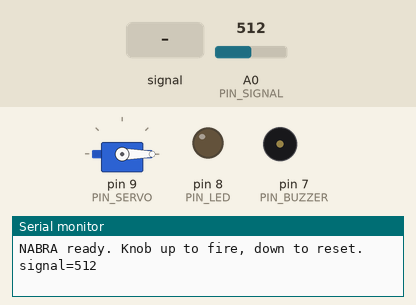
Bench run of a sketch on a simulated Arduino Uno, built with avr-gcc and run on an emulated ATmega328P. On the bench: servo, output pins drawn as LEDs (lit = HIGH), buzzer (waves = sounding, pin HIGH), the last lines printed to the serial monitor. The test bench sets the inputs (shaded band); at power-on: A0 (PIN_SIGNAL) = 512.

Above: at 1.2 s.
1.3 s: A0 (PIN_SIGNAL) fed a 2 Hz sine of ±306 counts around its level
At 1.68 s:
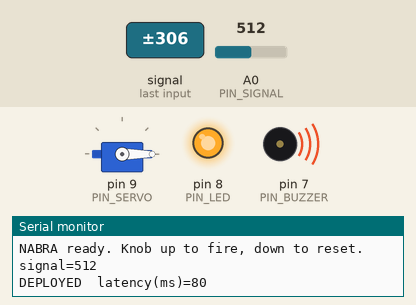
4.3 s: A0 (PIN_SIGNAL) set to 710
At 6.4 s:
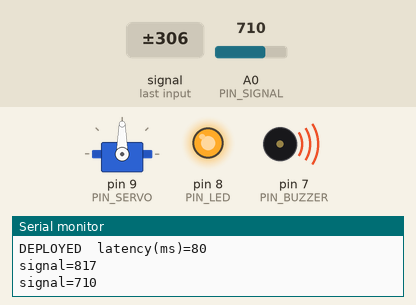
7.3 s: A0 (PIN_SIGNAL) set to 414
8.8 s: A0 (PIN_SIGNAL) set to 385
At 9.2 s:
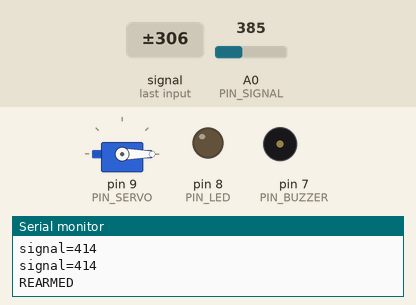
Timing chart, 0 to 11.3 s (numbered marks = the images above; inputs shaded):
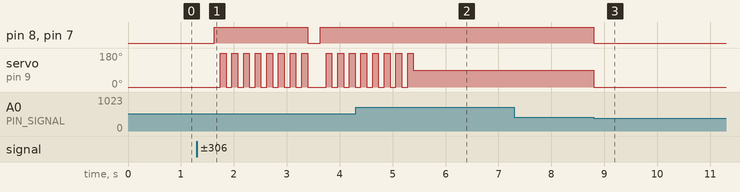

Measured:
- the behaviour switches between 400 and 399 on A0 (PIN_SIGNAL) (found by bisection; images 2 and 3)
- after the input at 1.3 s, pin 8 (PIN_LED), pin 7 (PIN_BUZZER): LOW → HIGH after 0.33 s, → LOW 1.8 s later, → HIGH 0.24 s later; servo on pin 9 (PIN_SERVO): 0° → 180° after 0.44 s, → 0° 0.11 s later, → 180° 0.11 s later, → 0° 0.11 s later, … (22 changes in this stretch)
- after the input at 4.3 s, pin 8 (PIN_LED), pin 7 (PIN_BUZZER): stays HIGH (without the input it goes to LOW after 1.1 s)
- after the input at 8.8 s, pin 8 (PIN_LED), pin 7 (PIN_BUZZER): HIGH → LOW at once; servo on pin 9 (PIN_SERVO): 90° → 0° at once

The sketch:

NABRA.ino
```cpp
/*
  NABRA - seizure-onset head/neck protection collar (prototype)

  Bench model of the deployment logic: a rising vital signal crosses a
  threshold, is confirmed over a short window, then the airbag servo deploys
  with an alert light and an alarm. When the signal drops back down the model
  auto-rearms and goes quiet, ready for the next event.

  This is a hackathon prototype for demonstration, not a certified medical device.

  Hardware (Arduino UNO):
    A0  potentiometer wiper   - stands in for the live vital signal
    D8  LED (+ 220 ohm)       - alert indicator
    D7  active buzzer         - alarm
    D9  SG90 servo signal     - airbag deploy

  On the bench, turn the knob up to fire and down to reset.
*/

#include <Servo.h>

const int PIN_SIGNAL = A0;   // vital signal (potentiometer on the bench model)
const int PIN_LED    = 8;    // alert indicator
const int PIN_BUZZER = 7;    // alarm (active buzzer)
const int PIN_SERVO  = 9;    // airbag servo

const int THRESHOLD   = 700;          // fire point, 0-1023 (lower = more sensitive)
const int REARM_BELOW = 400;          // reset point (keep below THRESHOLD)
const unsigned long CONFIRM_MS = 80;  // confirmation window ~= detection latency (ms)

const int SERVO_ARMED    = 0;         // resting position
const int SERVO_DEPLOYED = 90;        // deployed position

Servo airbag;
bool deployed = false;
bool rising   = false;
unsigned long riseStart = 0;

void deploy(long latency) {
  digitalWrite(PIN_LED, HIGH);
  digitalWrite(PIN_BUZZER, HIGH);
  deployed = true;

  Serial.print("DEPLOYED  latency(ms)=");
  Serial.println(latency);

  // Rapid sweep so the deployment reads clearly on camera.
  for (int i = 0; i < 8; i++) {
    airbag.write(0);
    delay(110);
    airbag.write(180);
    delay(110);
  }
  airbag.write(SERVO_DEPLOYED);
}

void rearm() {
  airbag.write(SERVO_ARMED);
  digitalWrite(PIN_LED, LOW);
  digitalWrite(PIN_BUZZER, LOW);
  deployed = false;
  rising   = false;
  Serial.println("REARMED");
}

void setup() {
  Serial.begin(4800);
  pinMode(PIN_LED, OUTPUT);
  pinMode(PIN_BUZZER, OUTPUT);
  airbag.attach(PIN_SERVO);
  airbag.write(SERVO_ARMED);
  Serial.println("NABRA ready. Knob up to fire, down to reset.");
}

void loop() {
  int signal = analogRead(PIN_SIGNAL);

  if (!deployed) {
    if (signal >= THRESHOLD) {
      if (!rising) {
        rising = true;
        riseStart = millis();
      } else if (millis() - riseStart >= CONFIRM_MS) {
        deploy(millis() - riseStart);
      }
    } else {
      rising = false;
    }
  } else {
    if (signal < REARM_BELOW) {
      rearm();
    }
  }

  // Heartbeat: print the current signal once a second.
  static unsigned long lastPrint = 0;
  if (millis() - lastPrint >= 1000) {
    lastPrint = millis();
    Serial.print("signal=");
    Serial.println(signal);
  }
}
```
